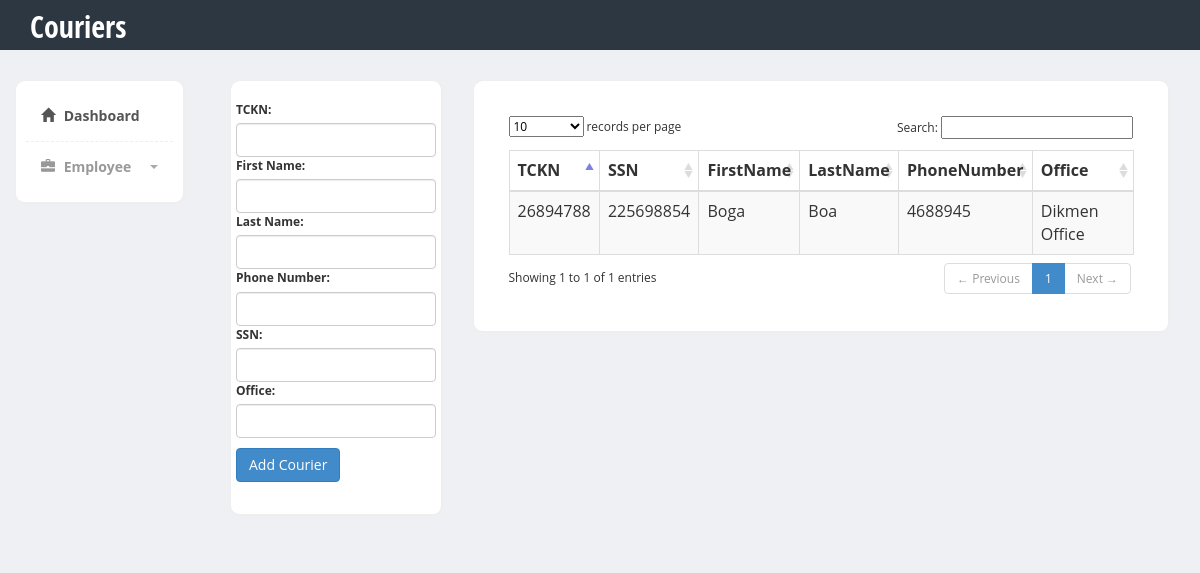
/VTProject/couriers.php, run on an earlier commit of the app's database.
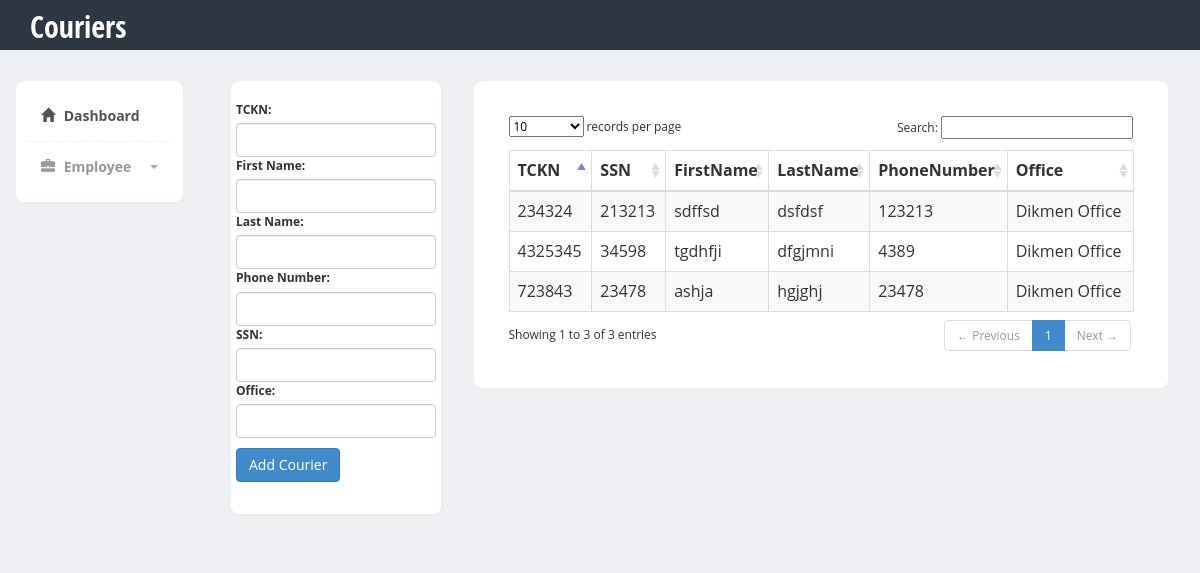
And on a later commit of the database.
### tables this page shows
CREATE TABLE `courier` (
  `TCKN` bigint(11) NOT NULL
);

CREATE TABLE `employee` (
  `TCKN` bigint(11) NOT NULL,
  `SSN` int(11) NOT NULL,
  `FK_Office_OfficeID` int(11) NOT NULL
);

CREATE TABLE `person` (
  `TCKN` bigint(11) NOT NULL,
  `FirstName` varchar(255) NOT NULL,
  `LastName` varchar(255) NOT NULL,
  `PhoneNumber` int(20) NOT NULL
);

CREATE TABLE `office` (
  `OfficeID` int(11) NOT NULL,
  `FK_Address_ID` int(11) NOT NULL,
  `Name` varchar(255) NOT NULL
);

### VTProject/couriers.php (the view, shortened to what this page needs)
<html><head>
        <link href="https://code.jquery.com/ui/1.10.3/themes/redmond/jquery-ui.css" rel="stylesheet" media="screen">
        <link href="bootstrap/css/bootstrap.min.css" rel="stylesheet">
        <link href="css/styles.css" rel="stylesheet">
    </head>
    <body>
        <div class="header">
            <div class="container">
                <div class="row">
                    <div class="col-md-5">
                        <div class="logo">
                            <h1><a href="couriers.php">Couriers</a></h1>
                        </div>
                    </div>
                </div>
            </div>
        </div>
        <div class="page-content">
            <div class="row">
                <div class="col-md-2">
                    <div class="sidebar content-box" style="display: block;">
                        <ul class="nav">
                            <li class="current"><a href="index.php"><i class="glyphicon glyphicon-home"></i> Dashboard</a></li>
                            <li class="submenu">
                                <a href="#">
                                    <i class="glyphicon glyphicon-briefcase"></i> Employee
                                    <span class="caret pull-right"></span>
                                </a>
                            </li>
                        </ul>
                    </div>
                </div>
                <div class="col-md-10">
                    <div class="col-md-3">
                        <div class="content-box-large">
                            <div class ="row ">
                                <form action="" method="post">
                                    <label for="tc">TCKN:</label>
                                    <input class="form-control" type="text" name="tc" id="tc">
                                    <label for="firstName">First Name:</label>
                                    <input class="form-control" type="text" name="firstname" id="firstName">
                                    <label for="lastName">Last Name:</label>
                                    <input class="form-control" type="text" name="lastname" id="lastName">
                                    <label for="phonenumber">Phone Number:</label>
                                    <input class="form-control" type="text" name="phonenumber" id="phonenumber">
                                    <label for="ssn">SSN:</label>
                                    <input class="form-control" type="text" name="ssn" id="ssn">
                                    <label for="office">Office:</label>
                                    <input class="form-control" type="text" name="office" id="office">
                                    <div class="action">
                                        <input class="btn btn-primary signup" type = "submit" value = " Add Courier "/><br />
                                    </div>
                                </form>
                            </div>
                        </div>
                    </div>
                    <div class ="col-md-9">
                        <div class="content-box-large">
                            <div class="panel-body">
                                <table class="table table-striped table-bordered" id="example" cellspacing="0" cellpadding="0" border="0">
                                    <thead>
                                        <tr>
                                            <th>TCKN</th>
                                            <th>SSN</th>
                                            <th>FirstName</th>
                                            <th>LastName</th>
                                            <th>PhoneNumber</th>
                                            <th>Office</th>
                                        </tr>
                                    </thead>
                                    <tbody>
                                        <?php
                                        include("config.php");
                                        $query = "CALL get_couriers()";
                                        $result = mysqli_query($db, $query);
                                        while ($row = mysqli_fetch_assoc($result)) {
                                            echo '<tr>';
                                            echo "<td>" . $row["TCKN"] . "</td> <td>" . $row["SSN"] . "</td> <td>" . $row["FirstName"] . "</td> <td>" . $row["LastName"] . "</td> <td>" . $row["PhoneNumber"] . "</td> <td>" . $row["Name"] . "</td>";
                                            echo '</tr>';
                                        }
                                        ?>
                                    </tbody>
                                </table>
                            </div>
                        </div>
                    </div>
                </div>
            </div>
        </div>
        <link href="vendors/datatables/dataTables.bootstrap.css" rel="stylesheet" media="screen">
    </body></html>

### VTProject/css/styles.css (style rules this page uses)
body { font-family: 'Open Sans', sans-serif; background-color: #f7f7f7; position: relative; margin: 0px; font-size: 12px; padding: 0px; }
.page-content > .row { margin-left: 0px !important; margin-right: 0px !important; margin-top: 30px; }
.header { height:50px; background-color: #2c3742; }
.header .logo h1 { font-size:30px; margin:0px; padding:10px 0px; }
.header .logo h1 a { color:#fff; font-family: 'Open Sans Condensed', sans-serif; }
.content-box, .content-box-large { margin-bottom:30px; background:#fff; border-radius:10px; padding:10px; border-left:1px solid #eee; border-top:1px solid #eee; border-right:2px solid #eee; border-bottom:2px solid #eee; }
.content-box-large { padding: 20px; }
.sidebar ul.nav, .sidebar ul.nav ul { list-style: none; padding: 0px; margin: 0px; }
.sidebar .nav > li { margin: 0; border-bottom:1px dashed #eee; }
.sidebar .nav > li:last-child { border-bottom:0px; }
.sidebar .nav > li > a { font-size: 14px; line-height: 20px; padding: 15px 15px; color: #999; display: block; font-weight:bold; background:none; text-decoration: none; border-top:0px; font-weight:bold; }
.sidebar .nav > li > a > i { margin-right:5px; }
.sidebar .nav li a:hover, .sidebar .nav li.current > a { background: #fff; color: #555; border-bottom:0px; }
.sidebar .nav a .caret { float: right; width: 0; height: 0; display: inline-block; vertical-align: top; border-top: 4px solid #aaa; border-right: 4px solid transparent; border-left: 4px solid transparent; content: ""; margin-top: 8px; margin-left: 2px; }
body { background-color: #eff0f3; }
.panel-body { clear:both; }

What changed in the data, as far as the page shows it:
removed courier: TCKN "26894788", TCKN.SSN "225698854", person.FirstName "Boga", person.LastName "Boa", person.PhoneNumber "4688945", office.Name "Dikmen Office"
added courier: TCKN "234324", TCKN.SSN "213213", person.FirstName "sdffsd", person.LastName "dsfdsf", person.PhoneNumber "123213", office.Name "Dikmen Office"
added courier: TCKN "723843", TCKN.SSN "23478", person.FirstName "ashja", person.LastName "hgjghj", person.PhoneNumber "23478", office.Name "Dikmen Office"
added courier: TCKN "4325345", TCKN.SSN "34598", person.FirstName "tgdhfji", person.LastName "dfgjmni", person.PhoneNumber "4389", office.Name "Dikmen Office"
Also different on the page:
text written by a page script: "records per page Search: Showing 1 to 1 of 1 entries ← Previous 1 Next →" → "records per page Search: Showing 1 to 3 of 3 entries ← Previous 1 Next →"
